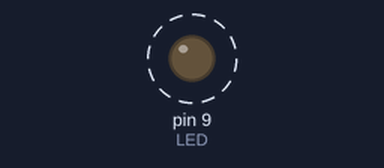
A sketch run on a simulated Arduino Uno, built with avr-gcc and run on an emulated ATmega328P. Shown: output pins drawn as LEDs (lit = HIGH). Dashed ring = blinking.

Above: at 0.08 s.
Timing chart, 0 to 3.0 s (numbered marks = the images above):
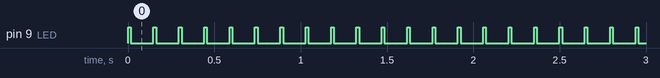

The sketch:

villogo_ASM.ino
```cpp
/**
 * The Tinusaur Project
 * Tutorial 001: Blinking LED
 * file: main.c
 * created: 2014-01-04
 **/
#include <avr/io.h>
#include <util/delay.h>
// ====================================
//					ATtiny
//					25/45/85
//				  +--------+
//			PB5 --+ o  Vcc +------------
//			PB3 --+        +-- PB0
//			PB4 --+        +-- PB1 - LED
//  --------------+ GND    +-- PB2
//				  +--------+
// ====================================
// Define the I/O port to be used for the LED.
// This a number between 0 and 7 that tells which bit to use.
#define LED_PORT PB1

int main(void)
{
	// Set the LED port number as output.
	// The DDRB is the data direction for port B.
	// This ...
	//  - shifts the "1" on left to the desired position and ...
	//  - does bitwise "OR" with the value in the port register.
	DDRB |= (1 << LED_PORT);

	// Start infinite loop.
	// (this is how most programs work)
    while (1)
    {
		PORTB |= (1 << LED_PORT);	// Set the LED bit to "1" - LED will be "on".
		_delay_us(15887);			// Wait a little. The delay function simply does N-number of "empty" loops.

		PORTB &= ~(1 << LED_PORT);	// Set the LED bit to "0" - LED will be "off".
		// Wait a little.
		_delay_us(131071);
    }
    // Return the mandatory for the "main" function value.
    return (0);
}
```

Measured:
- by itself, pin 9 (LED): alternates HIGH for 0.02 s and LOW for 0.13 s
